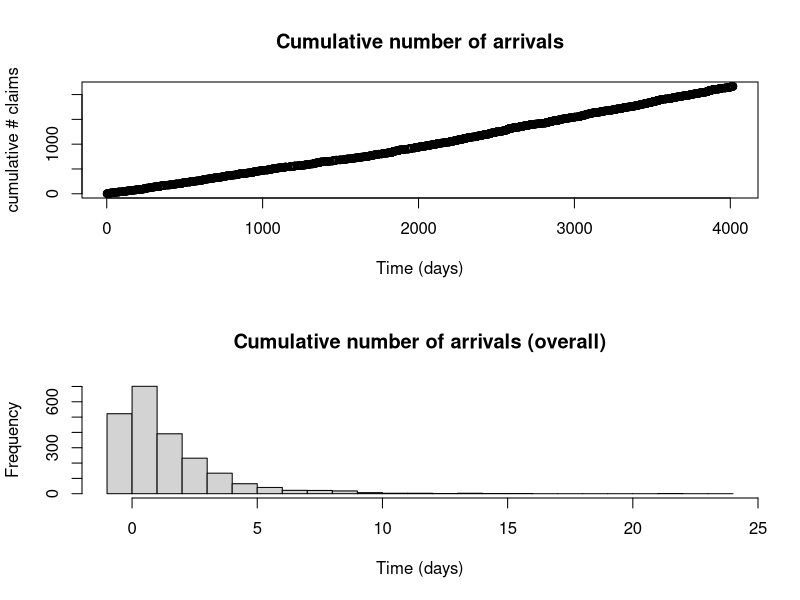
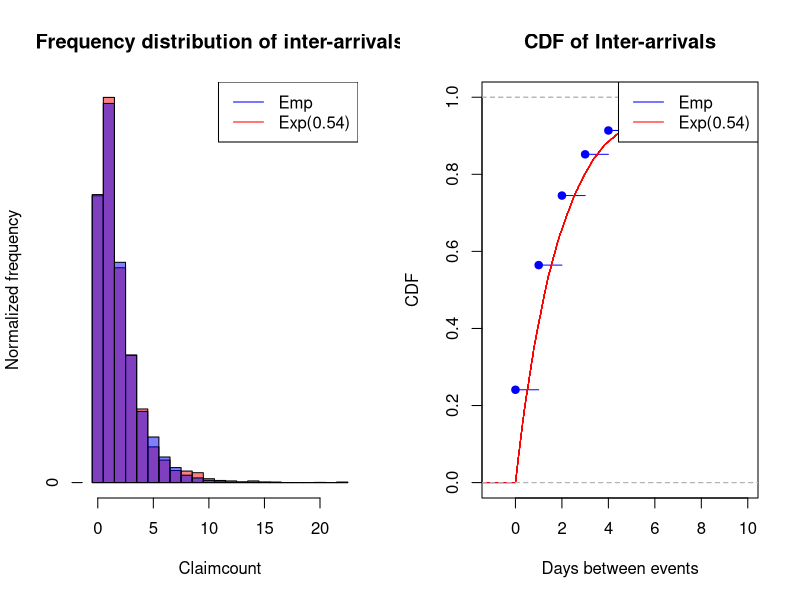
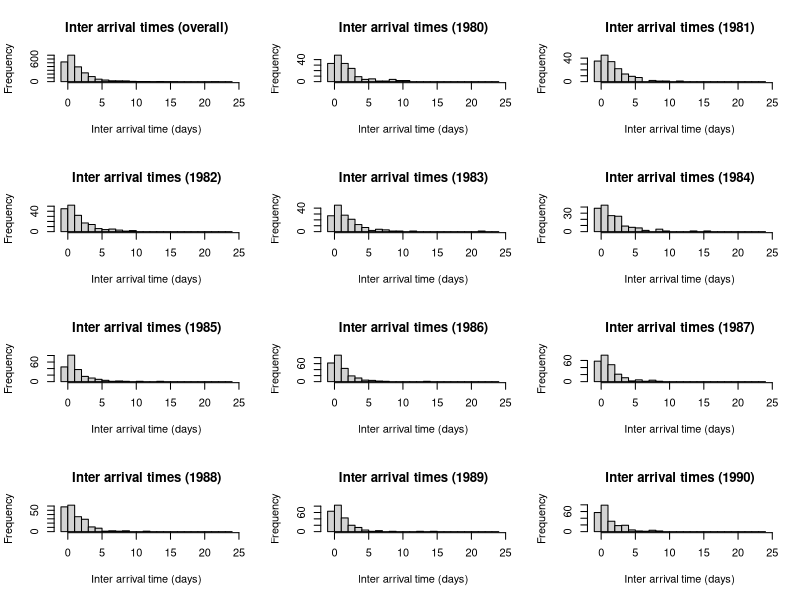
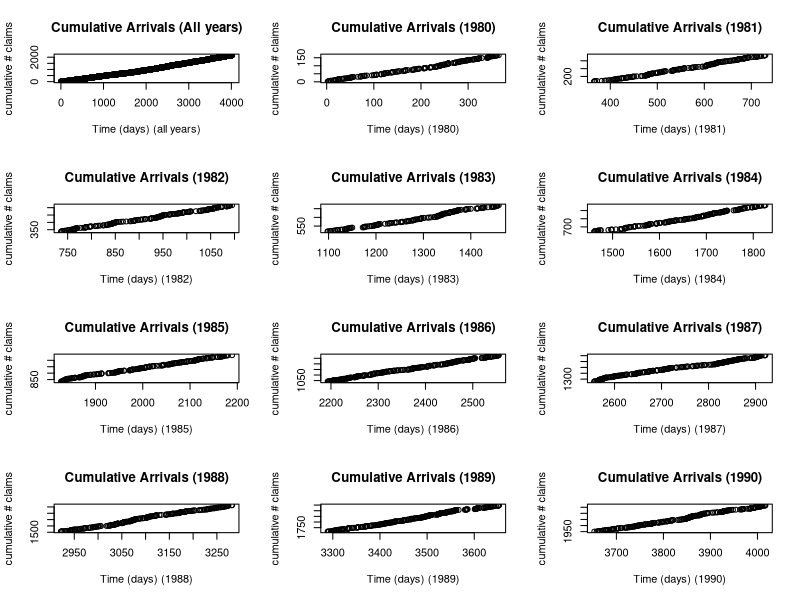
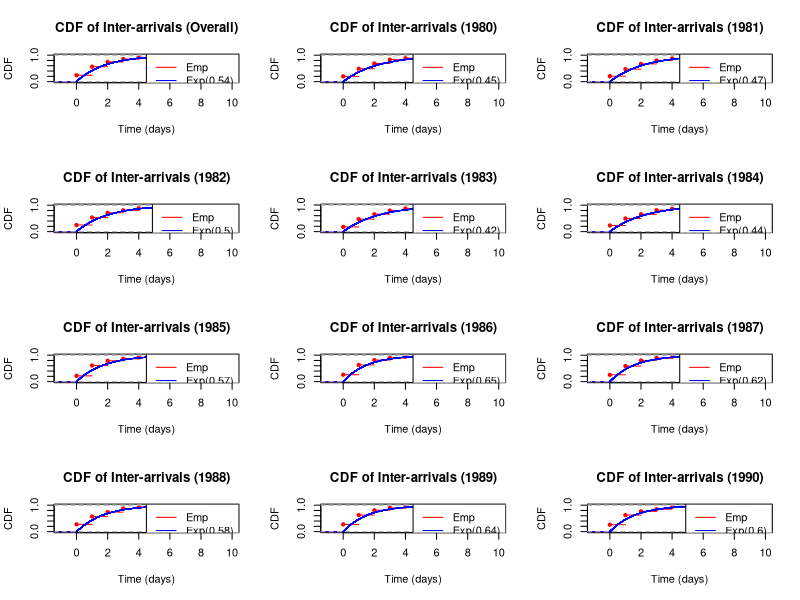
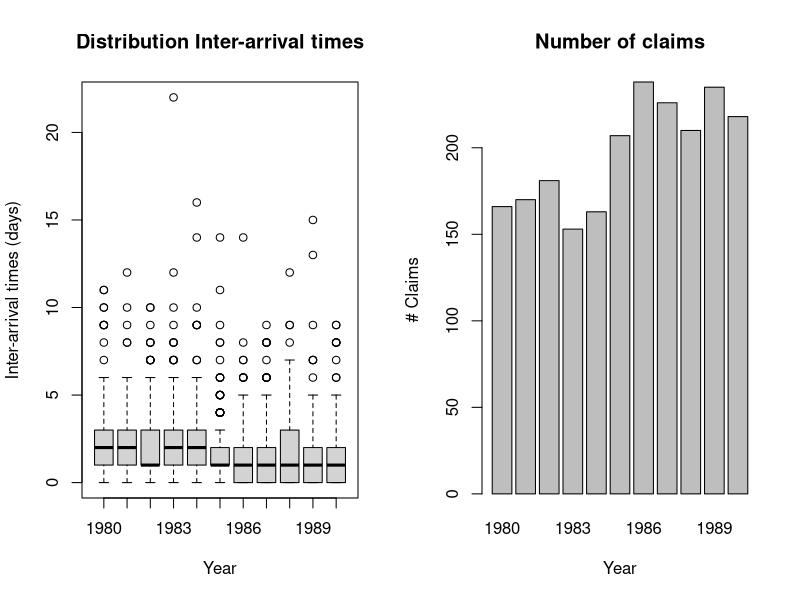
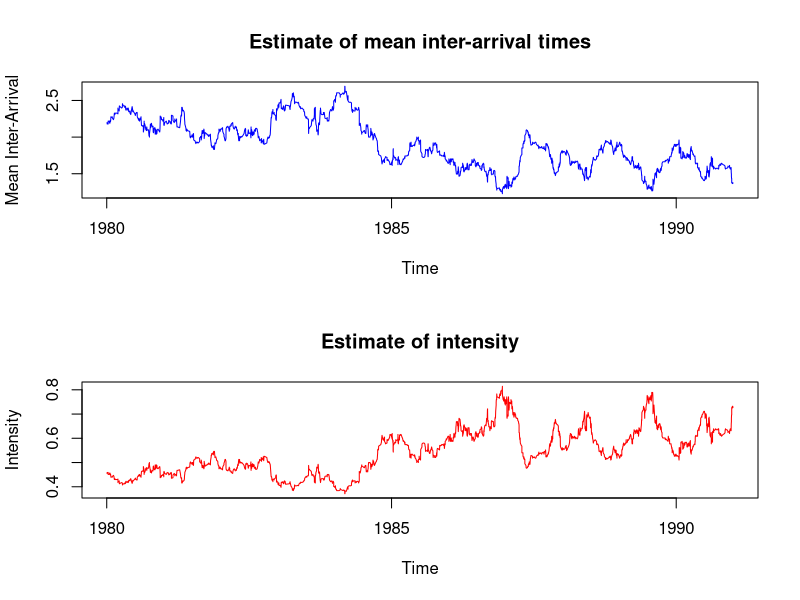
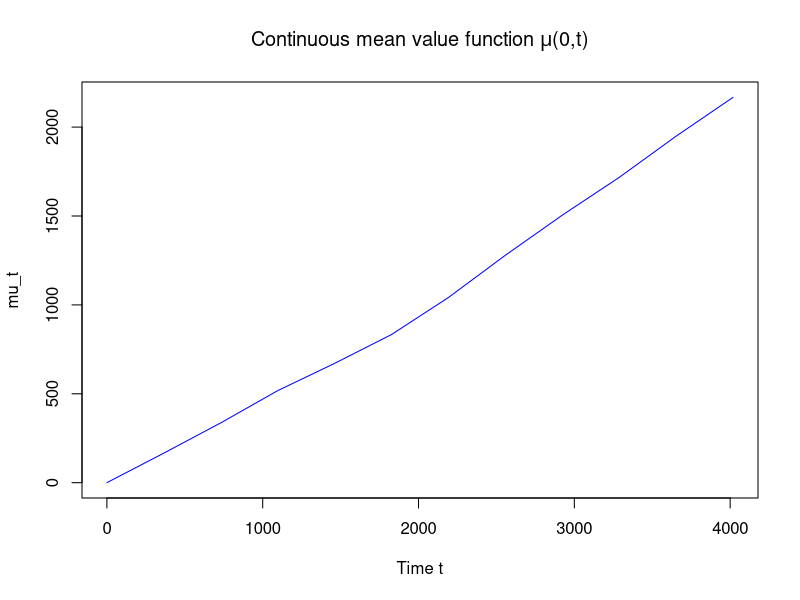

Write the R code that produced these figures, in order.
# This file is part of the Actuarial Statistics Project.
#
# Actuarial Statistics project is free software: you can redistribute it and/or modify
# it under the terms of the GNU Lesser General Public License as published by
# the Free Software Foundation, either version 3 of the License, or
# (at your option) any later version.
#
# Actuarial Statistics project is distributed in the hope that it will be useful,
# but WITHOUT ANY WARRANTY; without even the implied warranty of
# MERCHANTABILITY or FITNESS FOR A PARTICULAR PURPOSE.  See the
# GNU Lesser General Public License for more details.
#
# You should have received a copy of the GNU Lesser General Public License
# along with Acturial Statistics Project  If not, see <http://www.gnu.org/licenses/>.
#
# Copyright 2015 Jellen Vermeir 
# jellenvermeir@gmail.com

# Set the working directory
# setwd("..")


xAxis = "Inter arrival time (days)"; mainTitle = "Inter arrival times"# Q1.
startDate <- as.Date("01/01/1980",format="%d/%m/%Y")
arrivalDates <- as.Date(read.table(file="data/DanishData.txt",
                                   header=TRUE)$Date, format="%m/%d/%Y")

# Arrival times since start of the observation period, expressed in days
Ti <- as.numeric(difftime(arrivalDates,startDate,units="days"))
# Interarrival times, expressed in days
Wi <- diff(c(0,Ti))
# Number of claims at time T (1 claim for each arrival time)
claimCount <- rep(1,length(Ti))

data <- data.frame(time=arrivalDates,Ti=Ti,Wi=Wi,
                    count=claimCount,year=format(arrivalDates,"%Y"))

#layout(matrix(c(1,2,3,3), 2, 2, byrow = TRUE))
par(mfrow=c(2,1))
xAxis = "Time (days)"; yAxis = "cumulative # claims" 
mainTitle = "Cumulative number of arrivals"
n <- 1:length(claimCount)
plot(Ti,n,xlab=xAxis,ylab=yAxis,
     main=mainTitle)

hist(data$Wi,breaks=0:25-1,xlab=xAxis,main=paste(mainTitle,"(overall)"))

# Proposition.. homogeneous
# Add claimcounts that fall on same day together
# We now have rows that represent time interval N(t+s)-N(s) --> Wi
# and corresponding number of claims n --> count
library(plyr)
claims <- ddply(data[,c("time","Wi","count")],"time",numcolwise(sum))
claims$year <- format(claims$time,"%Y")

# Use the data to fit a poisson process
# Maximum likelihood for P[N(t+s)-N(s)=n]
Poi.lik = function(x,beta,expo){
  lambda = exp(beta) # transform unconstrained. Make lambda positive
  dens = exp(-lambda*expo)*(lambda*expo)^x/gamma(x+1)
  logl = sum(log(dens))
  return(-logl)
}
Poi.result = nlm(Poi.lik,1,hessian=TRUE,x=claims$count,expo=claims$Wi)
# Alternative
fm_pois <- glm(claims$count~1,family=poisson(link="log"),offset=log(claims$Wi)) 

lambda <- exp(Poi.result$estimate)
lambda
Poi.AIC <- (+2)*Poi.result$minimum+2*length(Poi.result$estimate) # -2*ln(L) + 2*k
Poi.AIC

lambda <- exp(fm_pois$coefficients[[1]])
lambda

# Or..
lambda = weighted.mean(claims$count/claims$Wi,claims$Wi)
lambda

# Or..
lambda = 1/mean(data$Wi)

par(mfrow=c(1,2))
simulation <- rexp(10000,rate=lambda)
endBreaks <- max(c(simulation,data$Wi))
h <- hist(data$Wi,breaks=0:ceiling(endBreaks+1)-0.5,plot=FALSE)
h$counts <- h$counts/nrow(data)
hSim <- hist(simulation,breaks=0:ceiling(endBreaks+1)-0.5,plot=FALSE)
hSim$counts <- hSim$counts/length(simulation)
plot(h, col=rgb(1,0,0,0.5),
     main="Frequency distribution of inter-arrivals",
     xlab="Claimcount", ylab="Normalized frequency")
lines(hSim, col=rgb(0,0,1,0.5))
legend("topright",lty=c(1,1),legend=c("Emp","Exp(0.54)"),col=c("blue","red"))

#boxplot(data$Wi, main="Boxplot of inter-arrivals")
mTitle="CDF of Inter-arrivals"
xAxis="Days between events";leg="Emp"
plot(ecdf(data$Wi),xlab=xAxis,ylab="CDF",
     col="blue",main=mTitle,xlim=c(-1,10))
lines(ecdf(rexp(10000,rate=lambda)),col="red")
legend("topright",lty=c(1,1),col=c("blue","red"),
       legend=c(leg,paste("Exp(",round(lambda,2),")",sep="")))

# Visualisation of inter arrival times, per year
par(mfrow=c(4,3))
xAxis = "Inter arrival time (days)"; mainTitle = "Inter arrival times"
hist(data$Wi,breaks=0:25-1,xlab=xAxis,main=paste(mainTitle,"(overall)"))
for(i in unique(data$year))
{
  indices <- which(data$year==i)
  hist(data$Wi[indices],breaks=0:25-1,
       xlab=xAxis,main=paste(mainTitle," (",i,")",sep=""))
}

# Cumulative claims, per year
par(mfrow=c(4,3))
xAxis = "Time (days)"; yAxis = "cumulative # claims" 
mainTitle = "Cumulative Arrivals"
n <- 1:length(claimCount)
plot(Ti,n,xlab=paste(xAxis,"(all years)"),ylab=yAxis,
     main=paste(mainTitle,"(All years)"))
for(i in unique(data$year))
{
  indices <- which(data$year==i)
  plot(Ti[indices],n[indices],xlab=paste(xAxis," (",i,")",sep=""),
       ylab=yAxis,main=paste(mainTitle," (",i,")",sep=""))
}

summaryStats <- data.frame(year=character(),
                 NrSamples=double(),
                 Minimum=double(),
                 First_Quartile=double(),
                 Median=double(),
                 Mean=double(),
                 Third_Quartile=double(),
                 Maximum=double(),
                 lambda=double(),
                 stringsAsFactors=FALSE)

summaryStats[1,] <- c("Overall",nrow(data),
                        summary(data$Wi),round(lambda,6))

par(mfrow=c(4,3))
plot(ecdf(data$Wi),xlab=xAxis,ylab="CDF",
     col="red",main=paste(mTitle,"(Overall)"),xlim=c(-1,10))
lines(ecdf(rexp(10000,rate=lambda)),col="blue")
legend("topright",lty=c(1,1),col=c("red","blue"),
       legend=c(leg,paste("Exp(",round(lambda,2),")",sep="")))
years <- unique(data$year)
for(i in 1:length(years))
{
  theYear <- years[[i]]
  indices <- which(data$year==theYear)
  lambda <- 1/mean(data$Wi[indices])
  
  summaryStats[i+1,] <- c(as.character(theYear),length(indices),
                          summary(data$Wi[indices]),round(lambda,6))
  
  plot(ecdf(data$Wi[indices]),xlab=xAxis,ylab="CDF",xlim=c(-1,10),
       col="red",main=paste(mTitle," (",theYear,")",sep=""))
  lines(ecdf(rexp(10000,rate=lambda)),col="blue")
  legend("topright",lty=c(1,1),col=c("red","blue"),
         legend=c(leg,paste("Exp(",round(lambda,2),")",sep="")))
}

AnnualMeans <- summaryStats$Mean
summaryStats

# install.packages("gridExtra")
library(gridExtra)
png("summaryStats.png", height=300, width=700)
p<-tableGrob(summaryStats)
grid.arrange(p)
dev.off()

# Create boxplot
par(mfrow=c(1,2))
boxplot(data$Wi ~ data$year,main="Distribution Inter-arrival times",
        xlab="Year",ylab="Inter-arrival times (days)")
# Number of claims per year
claimsPerYear <- ddply(data[,c("year","count")],"year",numcolwise(sum))
data <- data.frame(time=arrivalDates,Ti=Ti,Wi=Wi,count=claimCount)
data$year <- format(data$time,"%Y")
barplot(claimsPerYear$count,names.arg=claimsPerYear$year,
        main="Number of claims",xlab="Year",ylab="# Claims")

centeredMean <- function(center=51,width=50,data)
{
  if(!is.numeric(data))
    stop("Input data should be numeric vector")
  
  sum <- 0;
  n <- length(data)
  
  minIndex <- center-width
  maxIndex <- center+width
  
  sum = sum(data[max(1,minIndex):min(n,maxIndex)])
  
  # Account for proportion of indices below 1
  if(minIndex <= 0)
    sum = sum + (abs(minIndex)+1)*data[1]
  # Account for proportion of indices above n
  if(maxIndex > n)
    sum = sum + (maxIndex-n)*data[n]
  
  return(sum/(2*width+1))
}

m <- 50
Wi <- data$Wi
movingMeanInterArrival <- sapply(1:length(Wi),
                                 centeredMean,width=m,data=Wi)
movingLambda <- 1/movingMeanInterArrival

par(mfrow=c(2,1))
plot(data$time,movingMeanInterArrival,type="l",xlab="Time",
                        ylab="Mean Inter-Arrival",col="blue",
     main="Estimate of mean inter-arrival times")
plot(data$time,movingLambda,type="l",xlab="Time",
          ylab="Intensity",col="red",main="Estimate of intensity")

# Q5.
allDays <- seq(from=as.Date("1980/01/01"),to=as.Date("1990/12/31"),by="days")
lambdas <- rep(0,length(allDays));
for(i in unique(data$year))
{
  lambda <- as.numeric(summaryStats$lambda[summaryStats$year==i])
  indices <- which(format(allDays,"%Y")==i)
  lambdas[indices] <- lambda
}

t <- 1:length(lambdas)
mu_t <- sapply(t, function(x) sum(lambdas[1:x]))

par(mfrow=c(1,1))
plot(t,mu_t,xlab="Time t",type="l",col="blue",
     main=expression(paste("Continuous mean value function ",mu,"(0,t)",sep="")))


# Q6 and Q7
mu_Ti <- mu_t[Ti]
mu_Wi <- diff(c(0,mu_Ti))
mu_MovingMeanInterArrival <- sapply(1:length(mu_Wi),centeredMean,width=m,data=mu_Wi)
mu_MovingLambda <- 1/mu_MovingMeanInterArrival

empMean <- mean(mu_Wi)
empLambda <- 1/empMean
empLambda

# Lambda seems stationary around 1
par(mfrow=c(2,1))
plot(data$time,mu_MovingMeanInterArrival,type="l",xlab="Time",
     ylab="Mean Inter-Arrival",col="blue",
     main="Estimate of transformed mean inter-arrival times")
plot(data$time,mu_MovingLambda,type="l",xlab="Time",ylab="Intensity",
     col="red",main="Estimate of transformed intensity")

par(mfrow=c(2,2))
xAxis="Days between events";leg="Emp"
plot(ecdf(mu_Wi),xlab=xAxis,ylab="CDF",
     col="red",main=expression(paste("CDF of inter-arrivals"," ",
                                     mu,"(Ti)",sep="")),xlim=c(-1,10))
lines(ecdf(rexp(10000,rate=1)),col="blue")
legend("topright",lty=c(1,1),col=c("red","blue"),
       legend=c(leg,paste("Exp(1)",sep="")))

p <- ppoints(100)    # 100 equally spaced points on (0,1), excluding endpoints
q <- quantile(mu_Wi,p=p) # percentiles of the sample distribution
plot(qexp(p) ,q, main="Exponential Q-Q Plot",
     xlab="Theoretical Quantiles",ylab="Sample Quantiles")
qqline(q, distribution=qexp,col="blue", lty=2)

acf(mu_Wi, main = "ACF of inter-arrival times", lag.max = 20,
    ylab = "", xlab = "", col = "blue", ci.col = "red")
pacf(mu_Wi, main = "PACF of inter-arrival times", lag.max = 20,
     ylab = "", xlab = "", col = "blue", ci.col = "red")


lambda1980 <- as.numeric(summaryStats$lambda[summaryStats$year==1980])
data1980 <- data[data$year==1980,]

par(mfrow=c(2,2))
sumClaims <- cumsum(data1980$Wi)
Nt <- 0:length(sumClaims)
plot(stepfun(sumClaims,Nt),col="blue",xlab="Time (days)",
     ylab="Number of Claims",main="Paths of a Poisson Process (1980)")


# Simulate n interarrival times
paths <- 6; n <- nrow(data1980)
simulations <- matrix(rexp(paths*n, rate = lambda1980), nrow = paths)
t <- t(apply(simulations, 1, cumsum))
for(i in 1:paths)
{
  lines(stepfun(t[i,],Nt), xlab = "Time", 
                  ylab = "Number of claims", 
        main = "Paths of a Poisson Process",col="red")
}
legend("topleft",lty=c(1,1),col=c("blue","red"),
       legend=c("N(t) - 1980","Simulations"))


simulation <- rexp(10000,rate=lambda1980)

#par(mfrow=c(3,1))
endBreaks <- max(c(simulation,data1980$Wi))
h <- hist(data1980$Wi,breaks=0:ceiling(endBreaks+1)-0.5,plot=FALSE)
h$counts <- h$counts/nrow(data1980)
hSim <- hist(simulation,breaks=0:ceiling(endBreaks+1)-0.5,plot=FALSE)
hSim$counts <- hSim$counts/length(simulation)
plot(h, col=rgb(1,0,0,0.5),
     main="Inter-arrival times 1980 VS simulation",
     xlab="Inter-arrival times (Days)", ylab="Normalized frequency")
lines(hSim, col=rgb(0,0,1,0.5))
legend("topright",lty=c(1,1),
       legend=c("Inter-arrival times","Exp(0.455)"),col=c("blue","red"))

plot(density(data1980$Wi),xlim=c(-1,15),xlab="Inter-arrival times (Days)",
      ylim=c(0,0.35),col="blue",main="Inter-arrival times 1980 VS simulation")
lines(density(simulation),
     xlim=c(-1,15),ylim=c(0,0.35),col="red")
legend("topright",lty=c(1,1),
       legend=c("Inter-arrival times","Exp(0.455)"),col=c("blue","red"))

p <- ppoints(100)    # 100 equally spaced points on (0,1), excluding endpoints
q <- quantile(data1980$Wi,p=p) # percentiles of the sample distribution
plot(qexp(p,rate=lambda1980) ,q, main="Exponential Q-Q Plot",
     xlab=expression(paste("Theoretical Quantiles (",lambda,"=",0.455,")",sep="")),
                                                            ylab="Sample Quantiles")
qqline(q, distribution = function(p) qexp(p,rate=lambda1980),col="blue", lty=2)